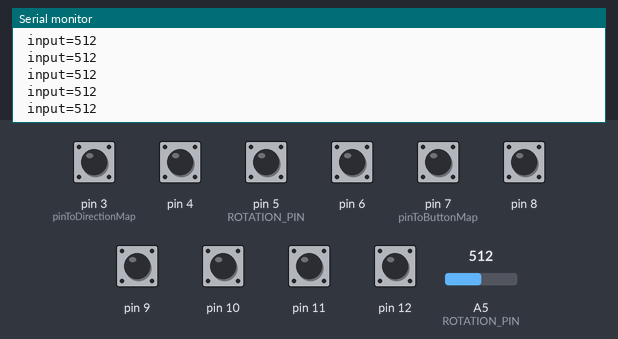
A sketch run on a simulated Arduino Micro, built with avr-gcc and run on an emulated ATmega32U4. On the bench: the last lines printed to the serial monitor. The test bench sets the inputs (shaded band); at power-on: pin 3 (pinToDirectionMap), pin 4, pin 5 (ROTATION_PIN), pin 6, pin 7 (pinToButtonMap), pin 8–12 HIGH, A5 (ROTATION_PIN) = 512. USB keyboard and mouse output is not drawn.

Above: at 1.2 s.
1.3 s: A5 (ROTATION_PIN) set to 716
At 2.2 s:
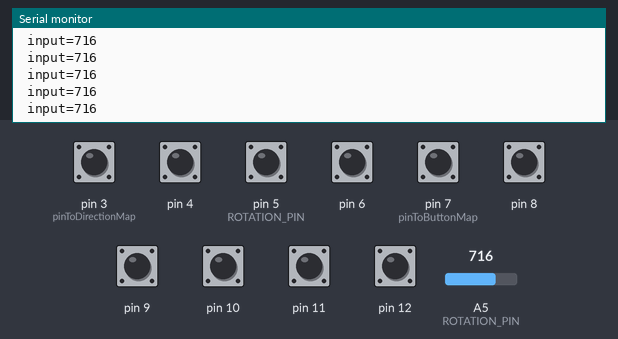
2.8 s: A5 (ROTATION_PIN) set to 511
At 3.4 s:
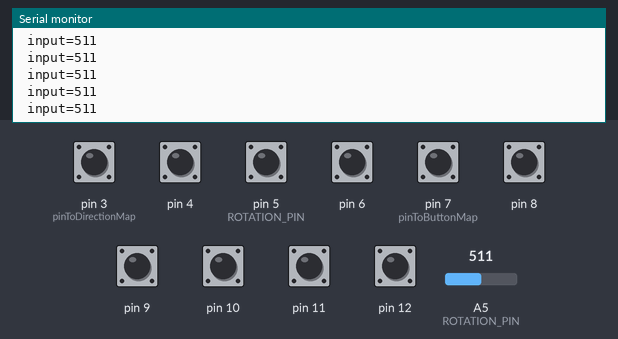
Timing chart, 0 to 5.8 s (numbered marks = the images above; inputs shaded):
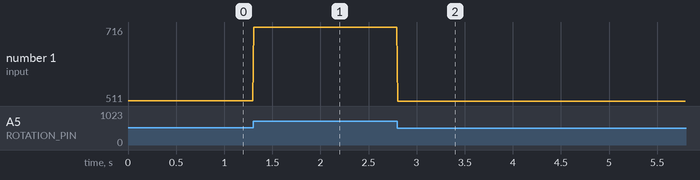

Measured:
- after the input at 1.3 s, the serial monitor: prints a new line at once (image 1)
- after the input at 2.8 s, the serial monitor: prints a new line at once (image 2)
- plotted number 1: 512 → 716 after the input at 1.3 s, 716 → 511 after the input at 2.8 s

The sketch:

2023-09-02_Arduino_joystick_Rotation_Hippo.ino
```cpp
// Simple gamepad example that demonstraits how to read five Arduino
// digital pins and map them to the Arduino Joystick library.
//
// The digital pins 2 - 6 are grounded when they are pressed.
// Pin 2 = UP
// Pin 3 = RIGHT
// Pin 4 = DOWN
// Pin 5 = LEFT
// Pin 6 = FIRE

// pin A5 = analog input

//
// NOTE: This sketch file is for use with Arduino Leonardo and
//       Arduino Micro only.
//

//--------------------------------------------------------------------

#include <Joystick.h>

const int ROTATION_PIN = 5;
const int ROTATION_BUTTON_LEFT=6;
const int ROTATION_BUTTON_RIGHT=7;

Joystick_ Joystick(JOYSTICK_DEFAULT_REPORT_ID,JOYSTICK_TYPE_GAMEPAD,
  8, 0,                  // Button Count, Hat Switch Count
  true, true, true,      // X, Y and Z Axis
  false, false, false,   // No Rx, Ry, or Rz
  false, false,          // No rudder or throttle
  false, false, false);  // No accelerator, brake, or steering


// Last state of the buttons
int lastdirectionState[4] = {0,0,0,0};
int lastButtonState[6] = {0,0,0,0,0,0};
int lastRotationState;

const int TIMER_FOR_ROT_BUTTON_RESET = 10;
const int ANALOG_ROTATION_THRESHOLD = 1;
int resetCounter;

void setup() {

  // Initialize Button Pins
  pinMode(7, INPUT_PULLUP);
  pinMode(8, INPUT_PULLUP);
  pinMode(9, INPUT_PULLUP);
  pinMode(10, INPUT_PULLUP);
  pinMode(11, INPUT_PULLUP);
  pinMode(12, INPUT_PULLUP);

  // Initialize Directional Pins
  pinMode(3, INPUT_PULLUP);
  pinMode(4, INPUT_PULLUP);
  pinMode(5, INPUT_PULLUP);
  pinMode(6, INPUT_PULLUP);

  // Initialize Joystick Library
  Joystick.begin();
  Joystick.setXAxisRange(-1, 1);
  Joystick.setYAxisRange(-1, 1);
  Joystick.setZAxisRange(0, 11);

  lastRotationState = analogRead(ROTATION_PIN) * 12 / 1024;
  resetCounter = 0;
}


// Constant that maps the phyical pin to the joystick button.
const int pinToButtonMap = 7;
const int pinToDirectionMap = 3;

void loop() {
  buttonCommands();
  directionalCommands();
  rotationalCommands();
  delay(10);
}

void buttonCommands()
{
  // Read pin values for buttons
  for (int index = 0; index < 6; index++)
  {
    int currentButtonState = !digitalRead(index + pinToButtonMap);
    if (currentButtonState != lastButtonState[index])
    {
      Joystick.setButton(index, currentButtonState);
      lastButtonState[index] = currentButtonState;
    }
  }
}

void directionalCommands()
{
  // Read pin values for direction
  for (int index = 0; index < 4; index++)
  {
    int currentButtonState = !digitalRead(index + pinToDirectionMap);
    if (currentButtonState != lastdirectionState[index])
    {
      switch (index) {
        case 0: // UP
          if (currentButtonState == 1) {
            Joystick.setYAxis(-1);
          } else {
            Joystick.setYAxis(0);
          }
          break;
        case 1: // RIGHT
          if (currentButtonState == 1) {
            Joystick.setXAxis(1);
          } else {
            Joystick.setXAxis(0);
          }
          break;
        case 2: // DOWN
          if (currentButtonState == 1) {
            Joystick.setYAxis(1);
          } else {
            Joystick.setYAxis(0);
          }
          break;
        case 3: // LEFT
          if (currentButtonState == 1) {
            Joystick.setXAxis(-1);
          } else {
            Joystick.setXAxis(0);
          }
          break;
      }
      lastdirectionState[index] = currentButtonState;
    }
  }
}


void rotationalCommands()
{
  int rotationValue, analogValue;
  analogValue = analogRead(ROTATION_PIN);
  rotationValue = analogValue * 12 / 1024;  // read the input pin
  int differenceWithPrevious;
  differenceWithPrevious = rotationValue - lastRotationState;
  if (differenceWithPrevious >= 11) differenceWithPrevious-= 12;
  if (differenceWithPrevious <= -11) differenceWithPrevious+= 12;

  lastRotationState = rotationValue;

  Joystick.setZAxis(rotationValue);

  Serial.print(" input=");
  Serial.println(analogValue);


  if ( differenceWithPrevious <= -ANALOG_ROTATION_THRESHOLD)
  {
     Joystick.setButton(ROTATION_BUTTON_LEFT, true);
     resetCounter = TIMER_FOR_ROT_BUTTON_RESET;
     Serial.println(" <LEFT ROT> ");
  Serial.print("                    difference");
  Serial.println(differenceWithPrevious);

  }

  if ( differenceWithPrevious >= ANALOG_ROTATION_THRESHOLD)
  {
     Joystick.setButton(ROTATION_BUTTON_RIGHT, true);
     resetCounter = TIMER_FOR_ROT_BUTTON_RESET;
     Serial.println(" <RIGHT ROT> ");
  Serial.print("                    difference");
  Serial.println(differenceWithPrevious);

  }


  if(resetCounter > 0) {
    //Serial.println(" reset=");
    //Serial.println(resetCounter);

    resetCounter--;
    if(resetCounter == 0) {
      Serial.println(" reset ");

      Joystick.setButton(ROTATION_BUTTON_RIGHT, false);
      Joystick.setButton(ROTATION_BUTTON_LEFT, false);
    }
  }

}
```
